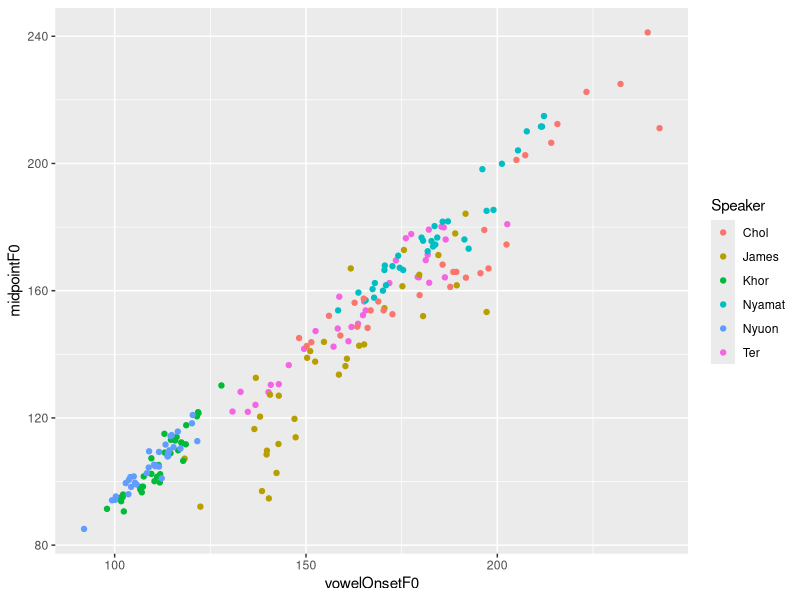
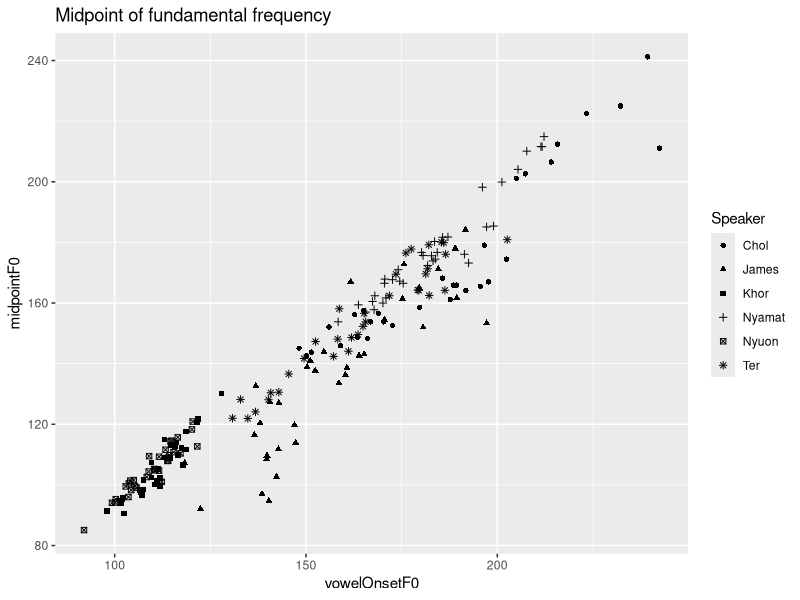

These charts were generated, in order, by the following R code:
## ---- chunk 1
knitr::opts_chunk$set(echo = TRUE)
## ---- chunk 2
library(ggplot2)
## ---- chunk 3
dat <- read.csv("subsetdataLexMidpointF0.csv", sep = ",")

## ---- chunk 4
qplot(vowelOnsetF0, midpointF0, data = dat, color = Speaker)

## ---- chunk 5
ggplot() + geom_point(data = dat, aes(x = vowelOnsetF0, y = midpointF0, shape = Speaker)) +
  ggtitle("Midpoint of fundamental frequency")
  theme(plot.title = element_text(hjust = 0.5))

